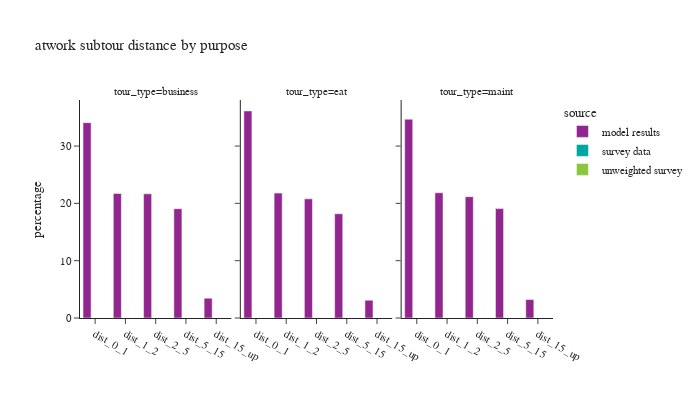

Write notebook code for a chart like this one.
### Code cell
df_plot = atwork_subtour.groupby(['source','tour_type','distance_bin'])['trip_weight_2017_2019'].sum().reset_index()
df_plot['percentage'] = df_plot.groupby(['source','tour_type'], group_keys=False)['trip_weight_2017_2019']. \
    apply(lambda x: 100 * x / float(x.sum()))

fig = px.bar(df_plot, x="distance_bin", y="percentage", color="source",
             facet_col='tour_type', barmode="group",
             title="atwork subtour distance by purpose")
fig.update_xaxes(title_text="")
fig.update_layout(height=400, width=700)
fig.show()

### Figure 1 — Plotly figure (JSON) as saved in the notebook; plotly's stock layout.template omitted (floating-point values rounded to 4 significant figures)
{"data": [{"alignmentgroup": "True", "hovertemplate": "source=model results<br>tour_type=business<br>distance_bin=%{x}<br>percentage=%{y}<extra></extra>", "legendgroup": "model results", "marker": {"color": "#91268F", "pattern": {"shape": ""}}, "name": "model results", "offsetgroup": "model results", "orientation": "v", "showlegend": true, "textposition": "auto", "type": "bar", "x": ["dist_0_1", "dist_1_2", "dist_2_5", "dist_5_15", "dist_15_up"], "xaxis": "x", "y": [34.08, 21.73, 21.66, 19.08, 3.454], "yaxis": "y"}, {"alignmentgroup": "True", "hovertemplate": "source=model results<br>tour_type=eat<br>distance_bin=%{x}<br>percentage=%{y}<extra></extra>", "legendgroup": "model results", "marker": {"color": "#91268F", "pattern": {"shape": ""}}, "name": "model results", "offsetgroup": "model results", "orientation": "v", "showlegend": false, "textposition": "auto", "type": "bar", "x": ["dist_0_1", "dist_1_2", "dist_2_5", "dist_5_15", "dist_15_up"], "xaxis": "x2", "y": [36.13, 21.79, 20.78, 18.18, 3.106], "yaxis": "y2"}, {"alignmentgroup": "True", "hovertemplate": "source=model results<br>tour_type=maint<br>distance_bin=%{x}<br>percentage=%{y}<extra></extra>", "legendgroup": "model results", "marker": {"color": "#91268F", "pattern": {"shape": ""}}, "name": "model results", "offsetgroup": "model results", "orientation": "v", "showlegend": false, "textposition": "auto", "type": "bar", "x": ["dist_0_1", "dist_1_2", "dist_2_5", "dist_5_15", "dist_15_up"], "xaxis": "x3", "y": [34.68, 21.85, 21.17, 19.09, 3.212], "yaxis": "y3"}, {"alignmentgroup": "True", "hovertemplate": "source=survey data<br>tour_type=business<br>distance_bin=%{x}<br>percentage=%{y}<extra></extra>", "legendgroup": "survey data", "marker": {"color": "#00A7A0", "pattern": {"shape": ""}}, "name": "survey data", "offsetgroup": "survey data", "orientation": "v", "showlegend": true, "textposition": "auto", "type": "bar", "x": ["dist_0_1", "dist_1_2", "dist_2_5", "dist_5_15", "dist_15_up"], "xaxis": "x", "y": [null, null, null, null, null], "yaxis": "y"}, {"alignmentgroup": "True", "hovertemplate": "source=survey data<br>tour_type=eat<br>distance_bin=%{x}<br>percentage=%{y}<extra></extra>", "legendgroup": "survey data", "marker": {"color": "#00A7A0", "pattern": {"shape": ""}}, "name": "survey data", "offsetgroup": "survey data", "orientation": "v", "showlegend": false, "textposition": "auto", "type": "bar", "x": ["dist_0_1", "dist_1_2", "dist_2_5", "dist_5_15", "dist_15_up"], "xaxis": "x2", "y": [null, null, null, null, null], "yaxis": "y2"}, {"alignmentgroup": "True", "hovertemplate": "source=survey data<br>tour_type=maint<br>distance_bin=%{x}<br>percentage=%{y}<extra></extra>", "legendgroup": "survey data", "marker": {"color": "#00A7A0", "pattern": {"shape": ""}}, "name": "survey data", "offsetgroup": "survey data", "orientation": "v", "showlegend": false, "textposition": "auto", "type": "bar", "x": ["dist_0_1", "dist_1_2", "dist_2_5", "dist_5_15", "dist_15_up"], "xaxis": "x3", "y": [null, null, null, null, null], "yaxis": "y3"}, {"alignmentgroup": "True", "hovertemplate": "source=unweighted survey<br>tour_type=business<br>distance_bin=%{x}<br>percentage=%{y}<extra></extra>", "legendgroup": "unweighted survey", "marker": {"color": "#8CC63E", "pattern": {"shape": ""}}, "name": "unweighted survey", "offsetgroup": "unweighted survey", "orientation": "v", "showlegend": true, "textposition": "auto", "type": "bar", "x": ["dist_0_1", "dist_1_2", "dist_2_5", "dist_5_15", "dist_15_up"], "xaxis": "x", "y": [null, null, null, null, null], "yaxis": "y"}, {"alignmentgroup": "True", "hovertemplate": "source=unweighted survey<br>tour_type=eat<br>distance_bin=%{x}<br>percentage=%{y}<extra></extra>", "legendgroup": "unweighted survey", "marker": {"color": "#8CC63E", "pattern": {"shape": ""}}, "name": "unweighted survey", "offsetgroup": "unweighted survey", "orientation": "v", "showlegend": false, "textposition": "auto", "type": "bar", "x": ["dist_0_1", "dist_1_2", "dist_2_5", "dist_5_15", "dist_15_up"], "xaxis": "x2", "y": [null, null, null, null, null], "yaxis": "y2"}, {"alignmentgroup": "True", "hovertemplate": "source=unweighted survey<br>tour_type=maint<br>distance_bin=%{x}<br>percentage=%{y}<extra></extra>", "legendgroup": "unweighted survey", "marker": {"color": "#8CC63E", "pattern": {"shape": ""}}, "name": "unweighted survey", "offsetgroup": "unweighted survey", "orientation": "v", "showlegend": false, "textposition": "auto", "type": "bar", "x": ["dist_0_1", "dist_1_2", "dist_2_5", "dist_5_15", "dist_15_up"], "xaxis": "x3", "y": [null, null, null, null, null], "yaxis": "y3"}], "layout": {"annotations": [{"font": {}, "showarrow": false, "text": "tour_type=business", "x": 0.16, "xanchor": "center", "xref": "paper", "y": 1.0, "yanchor": "bottom", "yref": "paper"}, {"font": {}, "showarrow": false, "text": "tour_type=eat", "x": 0.5, "xanchor": "center", "xref": "paper", "y": 1.0, "yanchor": "bottom", "yref": "paper"}, {"font": {}, "showarrow": false, "text": "tour_type=maint", "x": 0.84, "xanchor": "center", "xref": "paper", "y": 1.0, "yanchor": "bottom", "yref": "paper"}], "barmode": "group", "height": 400, "legend": {"title": {"text": "source"}, "tracegroupgap": 0}, "title": {"text": "atwork subtour distance by purpose"}, "width": 700, "xaxis": {"anchor": "y", "domain": [0.0, 0.32], "title": {"text": ""}}, "xaxis2": {"anchor": "y2", "domain": [0.34, 0.66], "matches": "x", "title": {"text": ""}}, "xaxis3": {"anchor": "y3", "domain": [0.68, 1.0], "matches": "x", "title": {"text": ""}}, "yaxis": {"anchor": "x", "domain": [0.0, 1.0], "title": {"text": "percentage"}}, "yaxis2": {"anchor": "x2", "domain": [0.0, 1.0], "matches": "y", "showticklabels": false}, "yaxis3": {"anchor": "x3", "domain": [0.0, 1.0], "matches": "y", "showticklabels": false}}}
